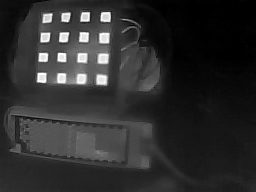
#> input picture Pictures/brick2/cap_01.tiff, 256 x 192 px; its folder holds 4 pictures in this run
$ python calib-auto.py
#> lines starting #> are read from the running program, lines starting #| are printed output that depends on the picture; after the words box and inside, x2 and y2 are one past the last pixel; in counts of white or black regions, pixels touching at a corner belong together
import cv2
import numpy as np
import glob

#This code is for the cardboard mask

camera='brick2'
folder = "/home/aayushi/exodia/Pictures/brick2"
THRESH = 220 #Tune this to make sure 16 (or however many) blobs are detected
rows, cols = 4, 4 #Change based on the grid you use
spacing = 200/7      # mm

kernel = np.ones((3,3), np.uint8)

objp = np.zeros((rows*cols, 3), np.float32)

objp[:, :2] = np.mgrid[
    0:cols,
    0:rows
].T.reshape(-1,2) * spacing

objpoints = []   # 3D points
imgpoints = []   # 2D points

def order_points(pts, rows=4, cols=4):

    pts = np.array(pts)

    # identify TL, TR, BL, BR using sums and differences
    s = pts.sum(axis=1)
    diff = np.diff(pts, axis=1).flatten()

    TL = pts[np.argmin(s)]
    BR = pts[np.argmax(s)]

    TR = pts[np.argmin(diff)]
    BL = pts[np.argmax(diff)]

    vx = TR - TL
    vy = BL - TL

    vx = vx / np.linalg.norm(vx)
    vy = vy / np.linalg.norm(vy)

    coords = []

    for p in pts:
        v = p - TL
        x = np.dot(v, vx)
        y = np.dot(v, vy)
        coords.append([x,y])

    coords = np.array(coords)
    order = np.lexsort((coords[:,0], coords[:,1]))
    pts_sorted = pts[order]
    ordered = []

    for r in range(rows):
        row_pts = pts_sorted[r*cols:(r+1)*cols]
        # ensure left → right ordering
        row_pts = row_pts[np.argsort(row_pts[:,0])]
        ordered.append(row_pts)
    return np.vstack(ordered)

image_paths = sorted(glob.glob(folder + "/*.tiff"))

for idx,path in enumerate(image_paths):

    if camera=='brick1' or camera=='brick2':
        img8 = cv2.imread(path, cv2.IMREAD_UNCHANGED)
#> img8 is the input picture: shape (192, 256, 3); min 0, max 255, mean 45.5
        img8 = cv2.cvtColor(img8, cv2.COLOR_RGB2GRAY)
#> img8: shape (192, 256)
        img8 = cv2.normalize(img8, None, 0, 255, cv2.NORM_MINMAX)
        img8 = np.uint8(img8)
    elif camera=='lepton':
        img8 = cv2.imread(path, cv2.IMREAD_UNCHANGED)
        img8 = cv2.cvtColor(img8, cv2.COLOR_RGB2GRAY)
        img8 = cv2.normalize(img8, None, 0, 255, cv2.NORM_MINMAX)
        img8 = np.uint8(img8)

    _, binary = cv2.threshold(img8, THRESH, 255, cv2.THRESH_BINARY)
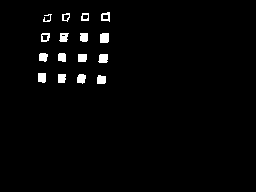
#> binary: shape (192, 256); 2.1% white; 16 white regions, largest, box (x1, y1, x2, y2) and area: (100, 33, 109, 43) 87, (98, 54, 108, 63) 79, (38, 73, 46, 83) 75

    binary = cv2.morphologyEx(binary, cv2.MORPH_OPEN, kernel)
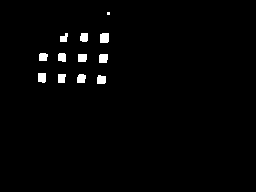
#> binary: shape (192, 256); 1.6% white; 12 white regions (1 under 20 px), largest, box (x1, y1, x2, y2) and area: (100, 33, 109, 43) 87, (99, 54, 108, 63) 77, (38, 73, 46, 83) 75
    binary = cv2.morphologyEx(binary, cv2.MORPH_CLOSE, kernel)

    num_labels, labels, stats, centroids = cv2.connectedComponentsWithStats(binary)
#> labels: shape (192, 256) int32; 13 distinct labels, from 0 to 12
#> num_labels = 13; stats = 13 rows, first 6: [0, 0, 256, 192, 48375], [107, 12, 3, 3, 9], [60, 33, 8, 9, 52], [80, 33, 8, 9, 66], [100, 33, 9, 10, 87], [39, 53, 9, 8, 65]; centroids = 13 rows, first 8: [128.3, 96.08], [108, 13], [63.6, 37.67], [83.7, 36.95], [104, 37.55], [42.71, 56.54], [61.62, 56.88], [81.89, 57.41]

    if num_labels-1 != 16:
        print("Skipping:", path)
        continue

    pts = centroids[1:]   # remove background
    pts=order_points(pts)
    objpoints.append(objp)
    imgpoints.append(pts.astype(np.float32))
#> pass 2 of the loop `for idx,path in enumerate(image_paths):`:
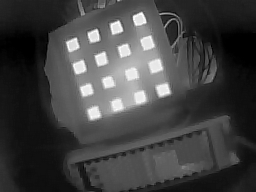
#> input picture Pictures/brick2/cap_35.tiff, 256 x 192 px
#> img8 is the input picture: shape (192, 256, 3); min 0, max 255, mean 65.8
#> img8: shape (192, 256)
#> `_, binary = cv2.threshold(img8, THRESH, 255, cv2.THRESH_BINARY)`:
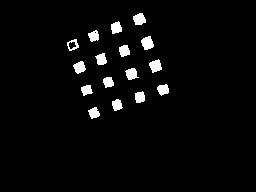
#> binary: shape (192, 256); 3.3% white; 16 white regions, largest, box (x1, y1, x2, y2) and area: (141, 36, 154, 50) 128, (149, 59, 162, 73) 120, (133, 13, 146, 25) 117
#> `num_labels, labels, stats, centroids = cv2.connectedComponentsWithStat..`:
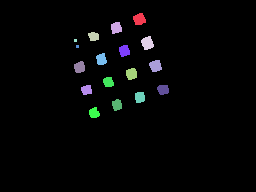
#> labels: shape (192, 256) int32; 18 distinct labels, from 0 to 17; one colour per label, 0 black
#> num_labels = 18; stats = 18 rows, first 6: [0, 0, 256, 192, 47616], [133, 13, 13, 12, 117], [111, 22, 11, 12, 104], [88, 32, 11, 9, 80], [141, 36, 13, 14, 128], [74, 39, 3, 3, 9]; centroids = 18 rows, first 8: [127.7, 96.46], [139, 18.8], [115.8, 27.44], [93.22, 36], [147, 42.67], [75, 40], [77, 46], [123.9, 50.38]
#> pass 3 of the loop `for idx,path in enumerate(image_paths):`:
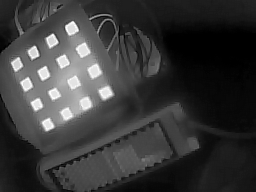
#> input picture Pictures/brick2/cap_39.tiff, 256 x 192 px
#> img8 is the input picture: shape (192, 256, 3); min 0, max 255, mean 56.8
#> img8: shape (192, 256)
#> `_, binary = cv2.threshold(img8, THRESH, 255, cv2.THRESH_BINARY)`:
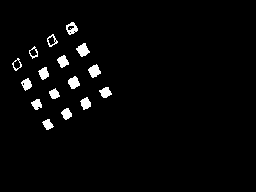
#> binary: shape (192, 256); 2.7% white; 16 white regions, largest, box (x1, y1, x2, y2) and area: (76, 43, 90, 57) 115, (88, 64, 101, 78) 112, (68, 76, 80, 89) 105
#> `num_labels, labels, stats, centroids = cv2.connectedComponentsWithStat..`:
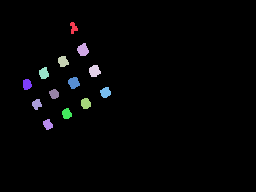
#> labels: shape (192, 256) int32; 14 distinct labels, from 0 to 13; one colour per label, 0 black
#> num_labels = 14; stats = 14 rows, first 6: [0, 0, 256, 192, 48034], [70, 22, 8, 12, 57], [77, 43, 12, 13, 109], [58, 56, 11, 11, 90], [89, 65, 12, 12, 107], [39, 67, 10, 12, 89]; centroids = 14 rows, first 8: [128.9, 95.8], [73.11, 27.37], [82.57, 49.51], [62.64, 61.02], [94.14, 70.61], [43.46, 72.84], [73.38, 82.34], [26.57, 83.99]
#> the loop made 4 passes; the first 3 are shown


print("Images used:", len(objpoints))

h, w = img8.shape
#> h = 192; w = 256

#> (the run stopped early here; a loop or call above may not have finished)
